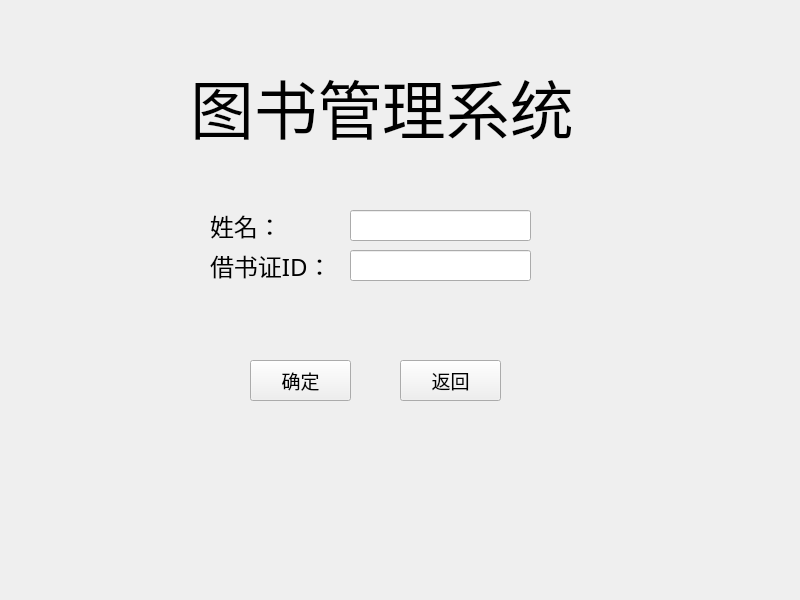
<?xml version="1.0" encoding="UTF-8"?>
<ui version="4.0">
 <class>SearchReader</class>
 <widget class="QWidget" name="SearchReader">
  <property name="geometry">
   <rect>
    <x>0</x>
    <y>0</y>
    <width>800</width>
    <height>600</height>
   </rect>
  </property>
  <property name="windowTitle">
   <string>Form</string>
  </property>
  <widget class="QLabel" name="label_7">
   <property name="geometry">
    <rect>
     <x>210</x>
     <y>210</y>
     <width>131</width>
     <height>31</height>
    </rect>
   </property>
   <property name="font">
    <font>
     <family>楷体</family>
     <pointsize>18</pointsize>
    </font>
   </property>
   <property name="text">
    <string>姓名：</string>
   </property>
  </widget>
  <widget class="QLineEdit" name="lineEdit_6">
   <property name="geometry">
    <rect>
     <x>350</x>
     <y>250</y>
     <width>181</width>
     <height>31</height>
    </rect>
   </property>
   <property name="font">
    <font>
     <family>黑体</family>
     <pointsize>12</pointsize>
    </font>
   </property>
   <property name="text">
    <string/>
   </property>
  </widget>
  <widget class="QPushButton" name="pushButton_3">
   <property name="geometry">
    <rect>
     <x>250</x>
     <y>360</y>
     <width>101</width>
     <height>41</height>
    </rect>
   </property>
   <property name="font">
    <font>
     <family>楷体</family>
     <pointsize>14</pointsize>
    </font>
   </property>
   <property name="text">
    <string>确定</string>
   </property>
  </widget>
  <widget class="QPushButton" name="pushButton_2">
   <property name="geometry">
    <rect>
     <x>400</x>
     <y>360</y>
     <width>101</width>
     <height>41</height>
    </rect>
   </property>
   <property name="font">
    <font>
     <family>楷体</family>
     <pointsize>14</pointsize>
    </font>
   </property>
   <property name="text">
    <string>返回</string>
   </property>
  </widget>
  <widget class="QLineEdit" name="lineEdit_2">
   <property name="geometry">
    <rect>
     <x>350</x>
     <y>210</y>
     <width>181</width>
     <height>31</height>
    </rect>
   </property>
   <property name="font">
    <font>
     <family>黑体</family>
     <pointsize>12</pointsize>
    </font>
   </property>
   <property name="text">
    <string/>
   </property>
  </widget>
  <widget class="QLabel" name="label_8">
   <property name="geometry">
    <rect>
     <x>190</x>
     <y>50</y>
     <width>591</width>
     <height>111</height>
    </rect>
   </property>
   <property name="font">
    <font>
     <family>华文行楷</family>
     <pointsize>48</pointsize>
    </font>
   </property>
   <property name="text">
    <string>图书管理系统</string>
   </property>
  </widget>
  <widget class="QLabel" name="label_6">
   <property name="geometry">
    <rect>
     <x>210</x>
     <y>250</y>
     <width>131</width>
     <height>31</height>
    </rect>
   </property>
   <property name="font">
    <font>
     <family>楷体</family>
     <pointsize>18</pointsize>
    </font>
   </property>
   <property name="text">
    <string>借书证ID：</string>
   </property>
  </widget>
 </widget>
 <resources/>
 <connections/>
</ui>
